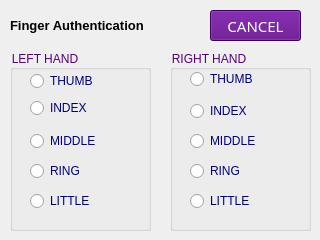
   <widget class="QWidget" name="fingerprintsel">
    <widget class="QGroupBox" name="groupBox_2">
     <property name="geometry">
      <rect>
       <x>170</x>
       <y>50</y>
       <width>141</width>
       <height>181</height>
      </rect>
     </property>
     <property name="styleSheet">
      <string notr="true">color: rgb(85, 0, 127);</string>
     </property>
     <property name="title">
      <string>RIGHT HAND</string>
     </property>
     <widget class="QRadioButton" name="rdRightThumb_3">
      <property name="geometry">
       <rect>
        <x>20</x>
        <y>18</y>
        <width>77</width>
        <height>22</height>
       </rect>
      </property>
      <property name="focusPolicy">
       <enum>Qt::NoFocus</enum>
      </property>
      <property name="styleSheet">
       <string notr="true">color:rgb(0, 0, 127)</string>
      </property>
      <property name="text">
       <string>THUMB</string>
      </property>
     </widget>
     <widget class="QRadioButton" name="rdRightMiddle_3">
      <property name="geometry">
       <rect>
        <x>20</x>
        <y>80</y>
        <width>83</width>
        <height>22</height>
       </rect>
      </property>
      <property name="focusPolicy">
       <enum>Qt::NoFocus</enum>
      </property>
      <property name="styleSheet">
       <string notr="true">color:rgb(0, 0, 127)</string>
      </property>
      <property name="text">
       <string>MIDDLE</string>
      </property>
     </widget>
     <widget class="QRadioButton" name="rdRightIndex_3">
      <property name="geometry">
       <rect>
        <x>20</x>
        <y>50</y>
        <width>71</width>
        <height>22</height>
       </rect>
      </property>
      <property name="focusPolicy">
       <enum>Qt::NoFocus</enum>
      </property>
      <property name="styleSheet">
       <string notr="true">color:rgb(0, 0, 127)</string>
      </property>
      <property name="text">
       <string>INDEX</string>
      </property>
      <property name="checkable">
       <bool>true</bool>
      </property>
     </widget>
     <widget class="QRadioButton" name="rdRightRing_3">
      <property name="geometry">
       <rect>
        <x>20</x>
        <y>110</y>
        <width>62</width>
        <height>22</height>
       </rect>
      </property>
      <property name="focusPolicy">
       <enum>Qt::NoFocus</enum>
      </property>
      <property name="styleSheet">
       <string notr="true">color:rgb(0, 0, 127)</string>
      </property>
      <property name="text">
       <string>RING</string>
      </property>
     </widget>
     <widget class="QRadioButton" name="rdRightLittle_3">
      <property name="geometry">
       <rect>
        <x>20</x>
        <y>140</y>
        <width>73</width>
        <height>22</height>
       </rect>
      </property>
      <property name="focusPolicy">
       <enum>Qt::NoFocus</enum>
      </property>
      <property name="styleSheet">
       <string notr="true">color:rgb(0, 0, 127)</string>
      </property>
      <property name="text">
       <string>LITTLE</string>
      </property>
     </widget>
    </widget>
    <widget class="QGroupBox" name="groupBox">
     <property name="geometry">
      <rect>
       <x>10</x>
       <y>50</y>
       <width>141</width>
       <height>181</height>
      </rect>
     </property>
     <property name="styleSheet">
      <string notr="true">color: rgb(85, 0, 127);</string>
     </property>
     <property name="title">
      <string>LEFT HAND</string>
     </property>
     <widget class="QRadioButton" name="rdLeftRing_3">
      <property name="geometry">
       <rect>
        <x>20</x>
        <y>110</y>
        <width>62</width>
        <height>22</height>
       </rect>
      </property>
      <property name="focusPolicy">
       <enum>Qt::NoFocus</enum>
      </property>
      <property name="styleSheet">
       <string notr="true">color:rgb(0, 0, 127)</string>
      </property>
      <property name="text">
       <string>RING</string>
      </property>
     </widget>
     <widget class="QRadioButton" name="rdLeftMiddle_3">
      <property name="geometry">
       <rect>
        <x>20</x>
        <y>80</y>
        <width>83</width>
        <height>22</height>
       </rect>
      </property>
      <property name="focusPolicy">
       <enum>Qt::NoFocus</enum>
      </property>
      <property name="styleSheet">
       <string notr="true">color:rgb(0, 0, 127)</string>
      </property>
      <property name="text">
       <string>MIDDLE</string>
      </property>
     </widget>
     <widget class="QRadioButton" name="rdLeftIndex_3">
      <property name="geometry">
       <rect>
        <x>20</x>
        <y>50</y>
        <width>71</width>
        <height>16</height>
       </rect>
      </property>
      <property name="focusPolicy">
       <enum>Qt::NoFocus</enum>
      </property>
      <property name="styleSheet">
       <string notr="true">color:rgb(0, 0, 127)</string>
      </property>
      <property name="text">
       <string>INDEX</string>
      </property>
     </widget>
     <widget class="QRadioButton" name="rdLeftLittle_3">
      <property name="geometry">
       <rect>
        <x>20</x>
        <y>140</y>
        <width>73</width>
        <height>22</height>
       </rect>
      </property>
      <property name="focusPolicy">
       <enum>Qt::NoFocus</enum>
      </property>
      <property name="styleSheet">
       <string notr="true">color:rgb(0, 0, 127)</string>
      </property>
      <property name="text">
       <string>LITTLE</string>
      </property>
     </widget>
     <widget class="QRadioButton" name="rdleft_3">
      <property name="geometry">
       <rect>
        <x>20</x>
        <y>20</y>
        <width>77</width>
        <height>22</height>
       </rect>
      </property>
      <property name="focusPolicy">
       <enum>Qt::NoFocus</enum>
      </property>
      <property name="styleSheet">
       <string notr="true">color:rgb(0, 0, 127)</string>
      </property>
      <property name="text">
       <string>THUMB</string>
      </property>
     </widget>
    </widget>
    <widget class="QLabel" name="label_9">
     <property name="geometry">
      <rect>
       <x>10</x>
       <y>10</y>
       <width>181</width>
       <height>31</height>
      </rect>
     </property>
     <property name="font">
      <font>
       <pointsize>10</pointsize>
       <weight>75</weight>
       <bold>true</bold>
      </font>
     </property>
     <property name="focusPolicy">
      <enum>Qt::NoFocus</enum>
     </property>
     <property name="styleSheet">
      <string notr="true">color: rgbcolor: rgb(85, 0, 127);(170, 23, 74);</string>
     </property>
     <property name="text">
      <string>Finger Authentication</string>
     </property>
    </widget>
    <widget class="QPushButton" name="pushButton_3">
     <property name="geometry">
      <rect>
       <x>210</x>
       <y>10</y>
       <width>91</width>
       <height>31</height>
      </rect>
     </property>
     <property name="font">
      <font>
       <family>Sans Serif</family>
       <pointsize>11</pointsize>
       <weight>9</weight>
       <italic>false</italic>
       <bold>false</bold>
      </font>
     </property>
     <property name="styleSheet">
      <string notr="true">color: rgb(255, 255, 255);
background-color: rgb(85, 0, 127);
font: 75 11pt &quot;Sans Serif&quot;;</string>
     </property>
     <property name="text">
      <string>CANCEL</string>
     </property>
    </widget>
   </widget>
